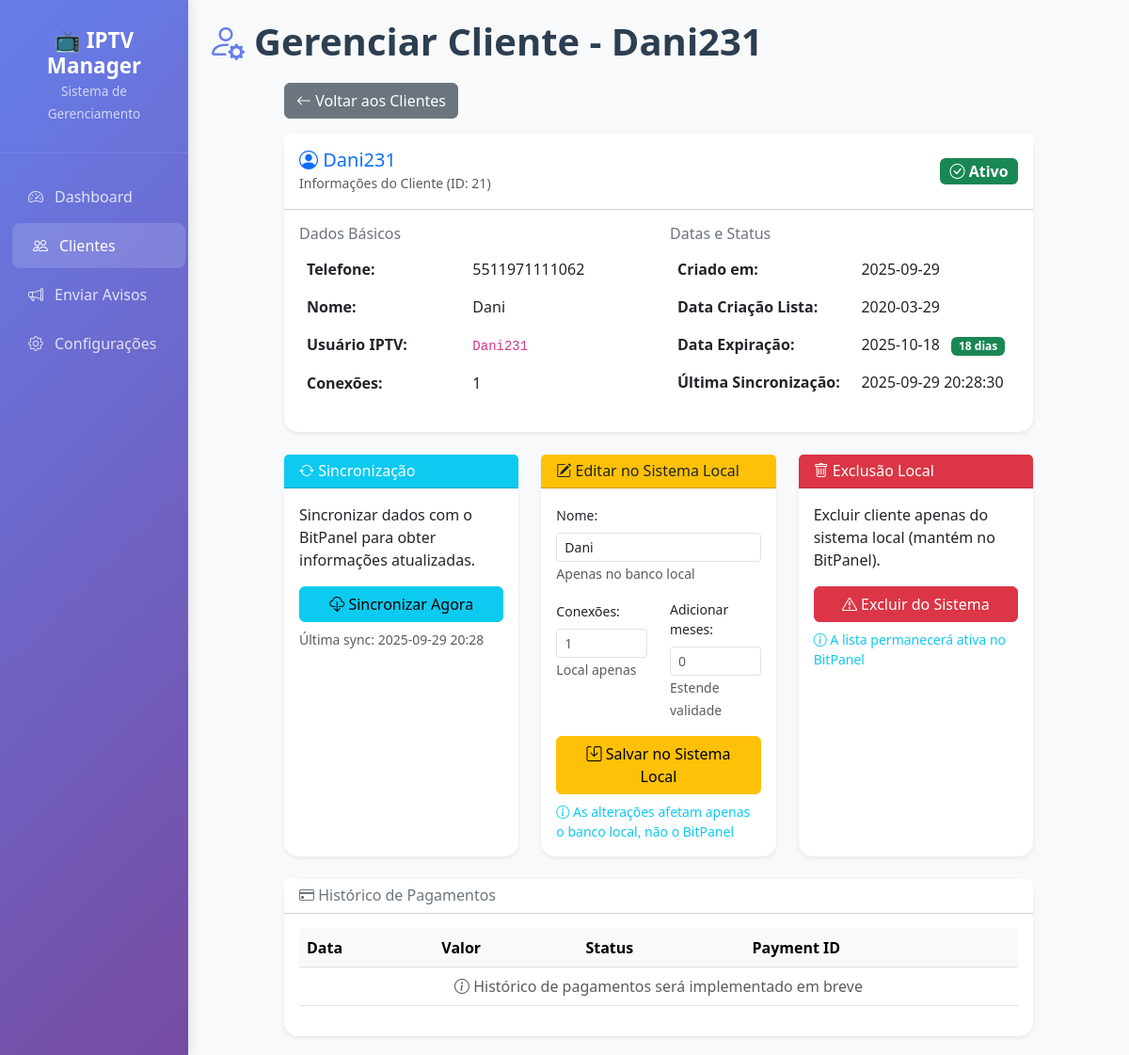
The page /clientes/gerenciar/21 on the database its author committed.
### tables this page shows
CREATE TABLE clientes (
                id INTEGER PRIMARY KEY AUTOINCREMENT, 
                telefone TEXT NOT NULL, 
                nome TEXT,
                usuario_iptv TEXT UNIQUE, 
                senha_iptv TEXT, 
                data_criacao DATETIME, 
                data_expiracao DATETIME,
                conexoes INTEGER DEFAULT 1, 
                plano TEXT, 
                status TEXT, 
                ultimo_teste DATETIME,
                created_at DATETIME DEFAULT CURRENT_TIMESTAMP, 
                ultima_sincronizacao DATETIME
            );

### dashboard.py (the view)
@app.route("/clientes/gerenciar/<int:cliente_id>")
def gerenciar_cliente(cliente_id):
    try:
        print(f"⚙️ [DEBUG] Carregando gerenciamento do cliente ID: {cliente_id}")
        cliente = db.get_cliente_by_id(cliente_id)
        if not cliente:
            print(f"❌ [DEBUG] Cliente ID {cliente_id} não encontrado")
            flash("Cliente não encontrado", "error")
            return redirect(url_for("listar_clientes"))
        usuario_iptv = cliente.get('usuario_iptv', 'N/A')
        print(f"✅ [DEBUG] Cliente encontrado: {usuario_iptv} (ID: {cliente_id})")
        def get_now():
            return datetime.now()
        if cliente.get("data_expiracao"):
            cliente["data_expiracao_obj"] = datetime.fromisoformat(cliente["data_expiracao"])
        response = make_response(render_template("gerenciar_cliente.html", cliente=cliente, now=get_now))
        return add_no_cache_headers(response)
    except Exception as e:
        print(f"❌ [DEBUG] Erro ao carregar dados do cliente: {str(e)}")
        import traceback
        traceback.print_exc()
        flash(f"Erro ao carregar dados do cliente: {str(e)}", "error")
        return redirect(url_for("listar_clientes"))

### dashboard.py (called while the page is built)
def add_no_cache_headers(response):
    response.headers['Cache-Control'] = 'no-cache, no-store, must-revalidate, max-age=0'
    response.headers['Pragma'] = 'no-cache'
    response.headers['Expires'] = '0'
    response.headers['Last-Modified'] = datetime.now().strftime('%a, %d %b %Y %H:%M:%S GMT')
    response.headers['ETag'] = str(int(time.time()))
    return response

@app.after_request
def after_request(response):
    return add_no_cache_headers(response)

### database.py (called while the page is built)
    def get_connection(self):
        conn = sqlite3.connect(self.db_path, timeout=10)
        conn.row_factory = sqlite3.Row
        return conn

    def __enter__(self):
        self._conn = self.get_connection()
        return self._conn

    def __exit__(self, exc_type, exc_val, exc_tb):
        if self._conn:
            self._conn.close()

    def get_cliente_by_id(self, cliente_id: int) -> Optional[Dict]:
        with self as conn:
            result = conn.execute("SELECT * FROM clientes WHERE id = ?", (cliente_id,)).fetchone()
            return dict(result) if result else None

### templates/gerenciar_cliente.html (shortened to what this page needs)
{% extends "base.html" %}
{% block nav_clientes %}active{% endblock %}
{% block page_title %}Gerenciar Cliente - {{ cliente.usuario_iptv or 'Novo Cliente' }}{% endblock %}
{% block page_icon %}<i class="bi bi-person-gear"></i>{% endblock %}
{% block content %}
<div class="row justify-content-center">
    <div class="col-xl-10">
        <div class="mb-3">
            <a href="{{ url_for('listar_clientes') }}" class="btn btn-secondary">
                <i class="bi bi-arrow-left"></i> Voltar aos Clientes
            </a>
        </div>
        <div class="card shadow-sm mb-4">
            <div class="card-header bg-white py-3">
                <div class="d-flex justify-content-between align-items-center">
                    <div>
                        <h5 class="mb-0 text-primary">
                            <i class="bi bi-person-circle"></i> {{ cliente.usuario_iptv or 'Sem usuário IPTV' }}
                        </h5>
                        <small class="text-muted">Informações do Cliente (ID: {{ cliente.id }})</small>
                    </div>
                    <div>
                        {% if cliente.status == 'ativo' %}
                            <span class="badge bg-success fs-6">
                                <i class="bi bi-check-circle"></i> Ativo
                            </span>
                        {% else %}
                            <span class="badge bg-danger fs-6">
                                <i class="bi bi-x-circle"></i> Inativo
                            </span>
                        {% endif %}
                    </div>
                </div>
            </div>
            <div class="card-body">
                <div class="row">
                    <div class="col-md-6">
                        <h6 class="text-secondary">Dados Básicos</h6>
                        <table class="table table-borderless">
                            <tr>
                                <td><strong>Telefone:</strong></td>
                                <td>{{ cliente.telefone }}</td>
                            </tr>
                            <tr>
                                <td><strong>Nome:</strong></td>
                                <td>{{ cliente.nome or 'Não informado' }}</td>
                            </tr>
                            <tr>
                                <td><strong>Usuário IPTV:</strong></td>
                                <td>
                                    {% if cliente.usuario_iptv %}
                                        <code>{{ cliente.usuario_iptv }}</code>
                                    {% else %}
                                        <span class="text-muted">Não possui lista</span>
                                    {% endif %}
                                </td>
                            </tr>
                            <tr>
                                <td><strong>Conexões:</strong></td>
                                <td>{{ cliente.conexoes or 1 }}</td>
                            </tr>
                        </table>
                    </div>
                   <div class="col-md-6">
                        <h6 class="text-secondary">Datas e Status</h6>
                        <table class="table table-borderless">
                            <tr>
                                <td><strong>Criado em:</strong></td>
                                <td>{{ cliente.created_at[:10] if cliente.created_at else 'Não informado' }}</td>
                            </tr>
                            <tr>
                                <td><strong>Data Criação Lista:</strong></td>
                                <td>{{ cliente.data_criacao[:10] if cliente.data_criacao else 'Não informado' }}</td>
                            </tr>
                            <tr>
                                <td><strong>Data Expiração:</strong></td>
                                <td>
                                    {{ cliente.data_expiracao[:10] if cliente.data_expiracao else 'Não informado' }}
                                    {% if cliente.data_expiracao_obj %}
                                        {% set dias_restantes = (cliente.data_expiracao_obj - now()).days %}
                                        {% if dias_restantes < 0 %}
                                            <span class="badge bg-danger ms-2">Expirado</span>
                                        {% elif dias_restantes < 7 %}
                                            <span class="badge bg-warning ms-2">{{ dias_restantes }} dias</span>
                                        {% else %}
                                            <span class="badge bg-success ms-2">{{ dias_restantes }} dias</span>
                                        {% endif %}
                                    {% endif %}
                                </td>
                            </tr>
                            <tr>
                                <td><strong>Última Sincronização:</strong></td>
                                <td>
                                    {{ cliente.ultima_sincronizacao[:19] if cliente.ultima_sincronizacao else 'Nunca sincronizado' }}
                                </td>
                            </tr>
                        </table>
                    </div>
                </div>
            </div>
        </div>
        <div class="row">
            {% if cliente.usuario_iptv %}
            <div class="col-md-6 col-lg-4 mb-4">
                <div class="card h-100 shadow-sm">
                    <div class="card-header bg-info text-white">
                        <h6 class="mb-0">
                            <i class="bi bi-arrow-repeat"></i> Sincronização
                        </h6>
                    </div>
                    <div class="card-body">
                        <p class="card-text">Sincronizar dados com o BitPanel para obter informações atualizadas.</p>
                        <form method="POST" action="{{ url_for('sincronizar_cliente', cliente_id=cliente.id) }}">
                            <button type="submit" class="btn btn-info w-100" id="btnSincronizar">
                                <i class="bi bi-cloud-download"></i> Sincronizar Agora
                            </button>
                        </form>
                        <small class="text-muted mt-2 d-block">
                            Última sync: {{ cliente.ultima_sincronizacao[:16] if cliente.ultima_sincronizacao else 'Nunca' }}
                        </small>
                    </div>
                </div>
            </div>
            {% endif %}
            <div class="col-md-6 col-lg-4 mb-4">
                <div class="card h-100 shadow-sm">
                    <div class="card-header bg-warning text-dark">
                        <h6 class="mb-0">
                            <i class="bi bi-pencil-square"></i> Editar no Sistema Local
                        </h6>
                    </div>
                    <div class="card-body">
                        <form method="POST" action="{{ url_for('editar_cliente_route', cliente_id=cliente.id) }}">
                            <div class="mb-3">
                                <label class="form-label small">Nome:</label>
                                <input type="text" class="form-control form-control-sm" name="nome"
                                       value="{{ cliente.nome or '' }}" placeholder="Nome do cliente">
                                <small class="text-muted">Apenas no banco local</small>
                            </div>
                            <div class="row">
                                <div class="col-6">
                                    <label class="form-label small">Conexões:</label>
                                    <input type="number" class="form-control form-control-sm" name="conexoes"
                                           min="1" max="10" placeholder="{{ cliente.conexoes or 1 }}">
                                    <small class="text-muted">Local apenas</small>
                                </div>
                                <div class="col-6">
                                    <label class="form-label small">Adicionar meses:</label>
                                    <input type="number" class="form-control form-control-sm" name="meses"
                                           min="1" max="12" placeholder="0">
                                    <small class="text-muted">Estende validade</small>
                                </div>
                            </div>
                            <button type="submit" class="btn btn-warning w-100 mt-3">
                                <i class="bi bi-save"></i> Salvar no Sistema Local
                            </button>
                        </form>
                        <small class="text-info mt-2 d-block">
                            <i class="bi bi-info-circle"></i> As alterações afetam apenas o banco local, não o BitPanel
                        </small>
                    </div>
                </div>
            </div>
            <div class="col-md-6 col-lg-4 mb-4">
                <div class="card h-100 shadow-sm">
                    <div class="card-header bg-danger text-white">
                        <h6 class="mb-0">
                            <i class="bi bi-trash"></i> Exclusão Local
                        </h6>
                    </div>
                    <div class="card-body">
                        <p class="card-text">Excluir cliente apenas do sistema local (mantém no BitPanel).</p>
                        <button type="button" class="btn btn-danger w-100" data-bs-toggle="modal" data-bs-target="#modalExcluir">
                            <i class="bi bi-exclamation-triangle"></i> Excluir do Sistema
                        </button>
                        <small class="text-info mt-2 d-block">
                            <i class="bi bi-info-circle"></i> A lista permanecerá ativa no BitPanel
                        </small>
                    </div>
                </div>
            </div>
        </div>
        <div class="card shadow-sm">
            <div class="card-header bg-white">
                <h6 class="mb-0 text-secondary">
                    <i class="bi bi-credit-card"></i> Histórico de Pagamentos
                </h6>
            </div>
            <div class="card-body">
                <div class="table-responsive">
                    <table class="table table-hover">
                        <thead class="table-light">
                            <tr>
                                <th>Data</th>
                                <th>Valor</th>
                                <th>Status</th>
                                <th>Payment ID</th>
                            </tr>
                        </thead>
                        <tbody>
                            <tr>
                                <td colspan="4" class="text-center text-muted">
                                    <i class="bi bi-info-circle"></i>
                                    Histórico de pagamentos será implementado em breve
                                </td>
                            </tr>
                        </tbody>
                    </table>
                </div>
            </div>
        </div>
    </div>
</div>
{% endblock %}

### templates/base.html (style rules this page uses)
.card { border: none; border-radius: 15px; box-shadow: 0 4px 20px rgba(0,0,0,0.08); transition: all 0.3s ease; }
body { background-color: #f8f9fa; }
.page-title i { margin-right: 10px; color: #667eea; }

### rows shown on the page
clientes: usuario_iptv "Dani231", id "21", telefone "5511971111062", nome "Dani", conexoes "1", created_at "2025-09-29", data_criacao "2020-03-29", data_expiracao "2025-10-18", ultima_sincronizacao "2025-09-29 20:28:30", ultima_sincronizacao "2025-09-29 20:28"
